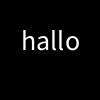
Frame 1 (no input)
Frame 60 (the mouse pressed at the canvas centre just before this capture): identical to frame 1, image omitted
Frame 120 (the mouse held since frame 60 and released just before this capture): identical to frame 1, image omitted

The Processing sketch that drew this single still picture (run headless with seeded random() and noise(); from frame 60 on, the mouse is pressed at the canvas centre):

// Processing sketch: Hallo
// ── Hallo.pde
String Stext = "hallo";
int x = 0;

void setup() {
  size(100, 100);
}

void draw() {
  background(0);
  textAlign(CENTER);
  textSize(28);
  text(Stext.substring(x), width/2, height/2);
}

void mouseClicked() {
  if (x < Stext.length()){
  x++;
  }
  else {
    x = 0;
  }
}
